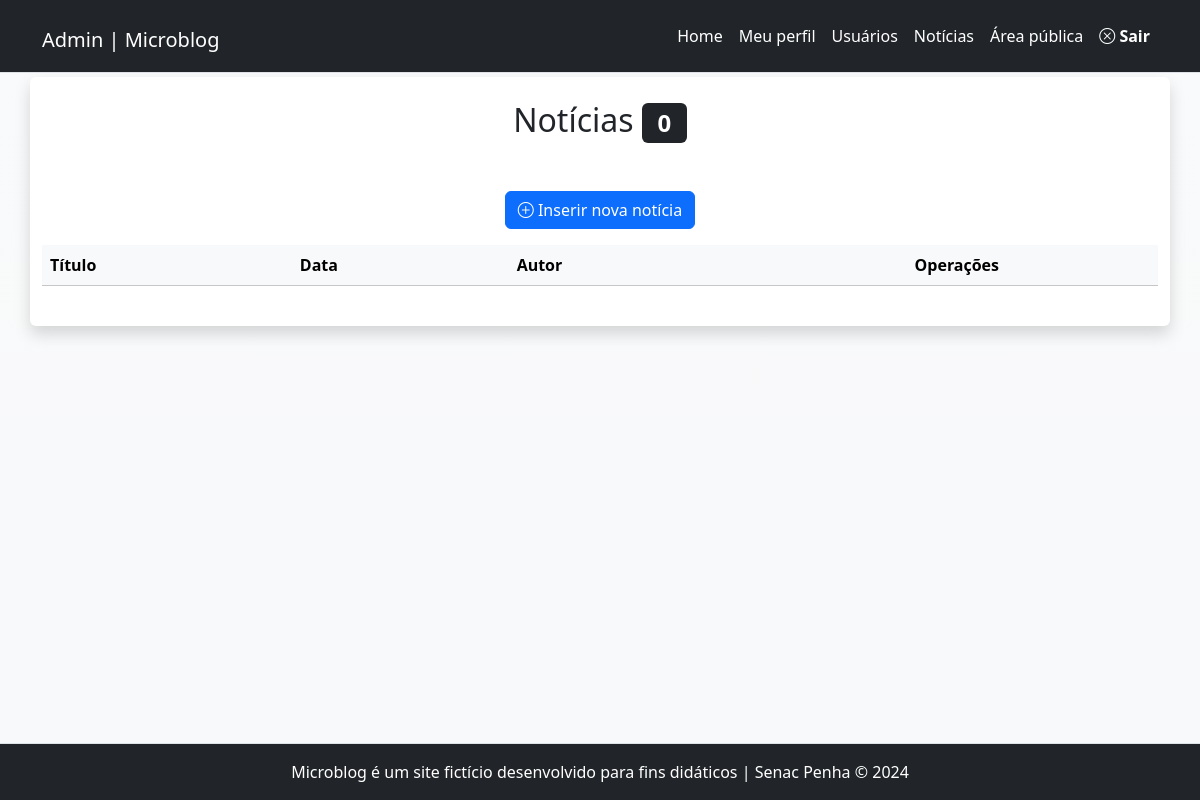
Before: /admin/noticias.php (signed in) with the older database file.
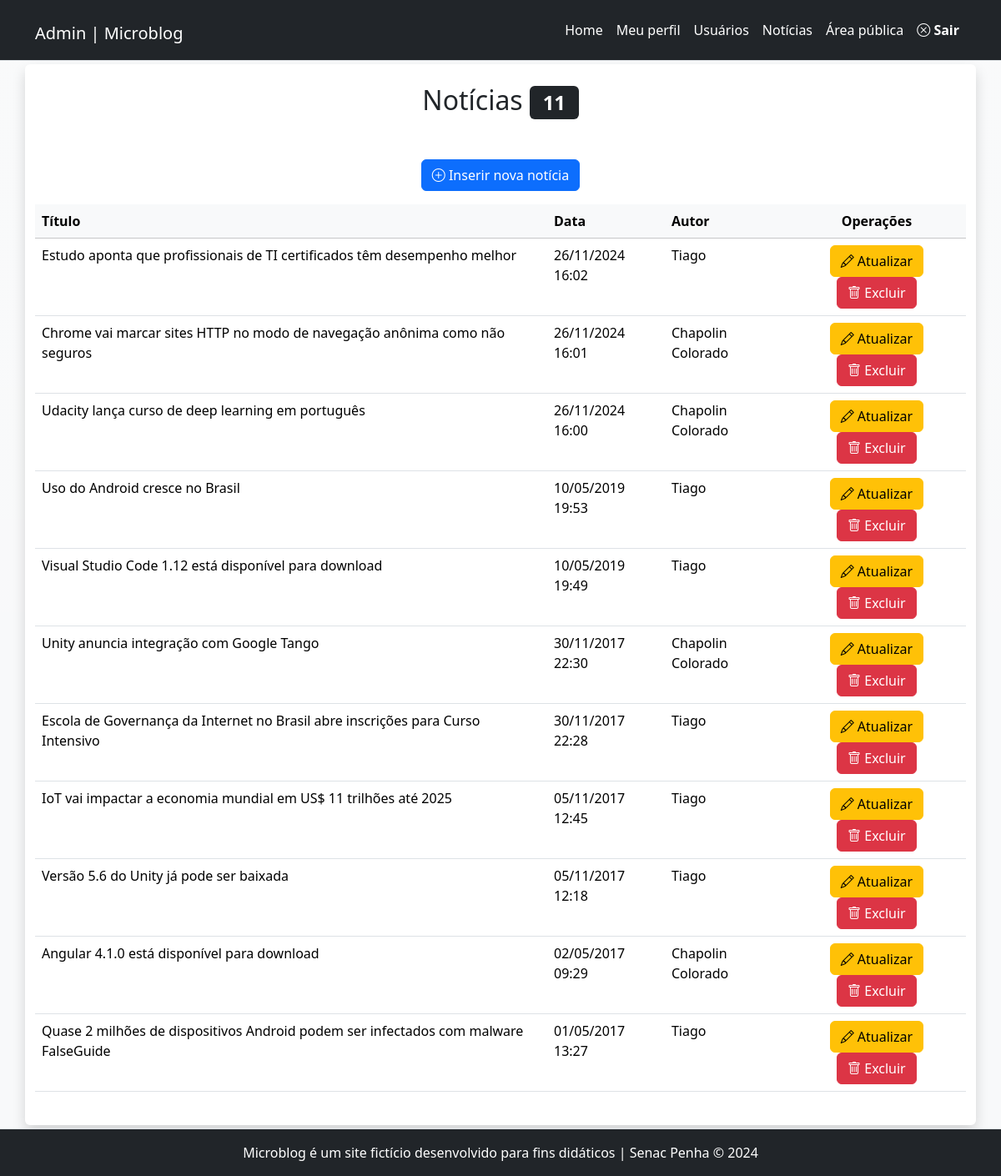
After: the same page with the newer database file.
### tables this page shows
CREATE TABLE `noticias` (
  `id` int(11) NOT NULL,
  `data` datetime NOT NULL DEFAULT current_timestamp(),
  `titulo` varchar(150) NOT NULL,
  `texto` text NOT NULL,
  `resumo` text NOT NULL,
  `imagem` varchar(45) NOT NULL,
  `usuario_id` int(11) NOT NULL
);

CREATE TABLE `usuarios` (
  `id` int(11) NOT NULL,
  `nome` varchar(45) NOT NULL,
  `email` varchar(45) NOT NULL,
  `senha` varchar(255) NOT NULL,
  `tipo` enum('admin','editor') NOT NULL
);

### includes/funcoes-noticias.php (called while the page is built, shortened)
<?php
function lerNoticias($conexao, $idUsuario, $tipoUsuario){
    if($tipoUsuario === 'admin'){
        $sql = "SELECT
                    noticias.id, noticias.titulo,
                    noticias.data, usuarios.nome
                FROM noticias JOIN usuarios
                ON noticias.usuario_id = usuarios.id
                ORDER BY data DESC";
    } else {
        $sql = "SELECT id, titulo, data FROM noticias
                WHERE usuario_id = $idUsuario
                ORDER BY data DESC";
    }
    $resultado = executarQuery($conexao, $sql);
    return mysqli_fetch_all($resultado, MYSQLI_ASSOC);
}
function executarQuery($conexao, $sql) {
	$consulta = mysqli_query($conexao, $sql) or die(mysqli_error($conexao));
	return $consulta;
}
function formataData($data){
    return date("d/m/Y H:i", strtotime($data));
}

### admin/noticias.php (the view)
<?php
require "../includes/cabecalho-admin.php";
require "../includes/funcoes-noticias.php";
$idUsuario = $_SESSION['id'];
$tipoUsuario = $_SESSION['tipo'];
$listaDeNoticias = lerNoticias($conexao, $idUsuario, $tipoUsuario);
?>
<div class="row">
	<article class="col-12 bg-white rounded shadow my-1 py-4">
		<h2 class="text-center">
		Notícias <span class="badge bg-dark">
			<?=count($listaDeNoticias)?> </span>
		</h2>
		<p class="text-center mt-5">
			<a class="btn btn-primary" href="noticia-insere.php">
			<i class="bi bi-plus-circle"></i>
			Inserir nova notícia</a>
		</p>
		<div class="table-responsive">
			<table class="table table-hover">
				<thead class="table-light">
					<tr>
                        <th>Título</th>
                        <th>Data</th>
						<?php if($tipoUsuario === 'admin'){ ?>
                        <th>Autor</th>
						<?php } ?>
						<th class="text-center">Operações</th>
					</tr>
				</thead>
				<tbody>
<?php foreach( $listaDeNoticias as $noticia ) { ?>
					<tr>
                        <td> <?=$noticia['titulo']?> </td>
                        <td> <?=formataData($noticia['data'])?> </td>
						<?php if($tipoUsuario === 'admin'){ ?>
                        <td> <?=$noticia['nome']?> </td>
						<?php } ?>
						<td class="text-center">
							<a class="btn btn-warning"
							href="noticia-atualiza.php?id=<?=$noticia['id']?>">
							<i class="bi bi-pencil"></i> Atualizar
							</a>
							<a class="btn btn-danger excluir"
							href="noticia-exclui.php?id=<?=$noticia['id']?>">
							<i class="bi bi-trash"></i> Excluir
							</a>
						</td>
					</tr>
<?php } ?>
				</tbody>
			</table>
	</div>
	</article>
</div>
<?php
require "../includes/rodape-admin.php";
?>

Changed rows visible on the page:
added noticias: titulo "Estudo aponta que profissionais de TI certificados têm desempenho melhor", data "26/11/2024 16:02", usuario.nome "Tiago"
added noticias: titulo "Chrome vai marcar sites HTTP no modo de navegação anônima como não seguros", data "26/11/2024 16:01", usuario.nome "Chapolin Colorado"
added noticias: titulo "Udacity lança curso de deep learning em português", data "26/11/2024 16:00", usuario.nome "Chapolin Colorado"
added noticias: titulo "Uso do Android cresce no Brasil", data "10/05/2019 19:53", usuario.nome "Tiago"
added noticias: titulo "Visual Studio Code 1.12 está disponível para download", data "10/05/2019 19:49", usuario.nome "Tiago"
added noticias: titulo "Unity anuncia integração com Google Tango", data "30/11/2017 22:30", usuario.nome "Chapolin Colorado"
added noticias: titulo "Escola de Governança da Internet no Brasil abre inscrições para Curso Intensivo", data "30/11/2017 22:28", usuario.nome "Tiago"
added noticias: titulo "IoT vai impactar a economia mundial em US$ 11 trilhões até 2025", data "05/11/2017 12:45", usuario.nome "Tiago"
added noticias: titulo "Versão 5.6 do Unity já pode ser baixada", data "05/11/2017 12:18", usuario.nome "Tiago"
added noticias: titulo "Angular 4.1.0 está disponível para download", data "02/05/2017 09:29", usuario.nome "Chapolin Colorado"
added noticias: titulo "Quase 2 milhões de dispositivos Android podem ser infectados com malware FalseGuide", data "01/05/2017 13:27", usuario.nome "Tiago"
Other visible differences:
count($listaDeNoticias): "0" → "11"
